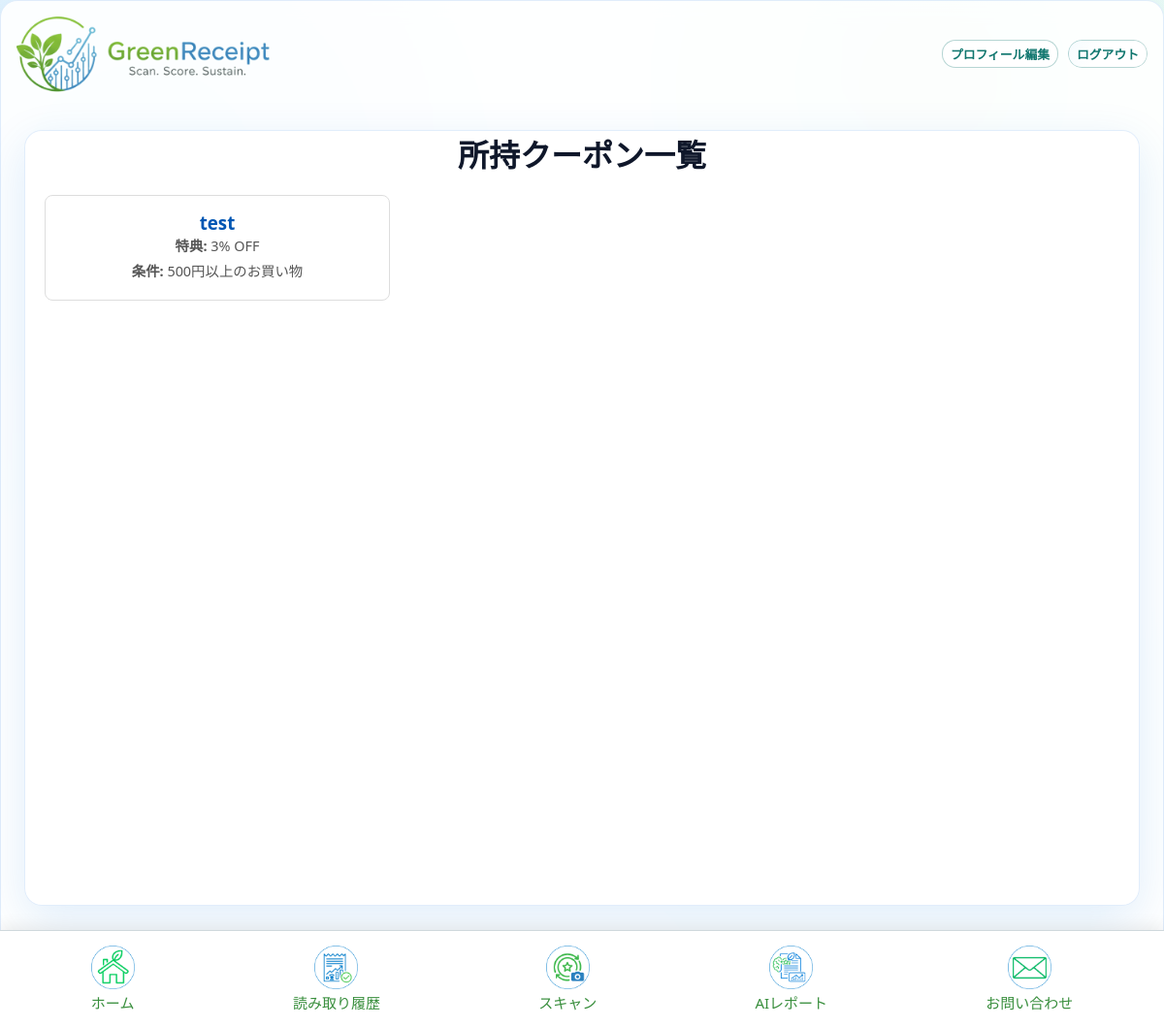
Page /coupons/ (signed in) on the committed database.
### core/models.py (models this page shows, shortened)
class Coupon(models.Model):
    TYPE_CHOICES = [
        ('percentage', '割引率'),
        ('absolute', '固定額'),
    ]
    title = models.CharField(max_length=64, verbose_name='タイトル')
    description = models.CharField(max_length=64, verbose_name='詳細')
    requirement = models.CharField(max_length=255, blank=True, verbose_name='利用条件')
    type = models.CharField(max_length=64, verbose_name='タイプ', choices=TYPE_CHOICES)
    discount_value = models.DecimalField(
        max_digits=12, decimal_places=2, verbose_name='割引量')
    available_stores = models.ManyToManyField(
        Store, verbose_name='利用可能店舗', blank=True)
    @property
    def discount_amount(self):
        if self.type == 'absolute':
            return int(self.discount_value)
        return None
    @property
    def discount_rate(self):
        if self.type == 'percentage':
            return int(self.discount_value)
        return None
    class Meta:
        verbose_name = 'クーポン'
        verbose_name_plural = 'クーポン'

### core/views.py (the view)
# urls.py: path("coupons/", views.coupon_list, name="coupon_list"),
@login_required
def coupon_list(request):
    coupons = request.user.current_coupons.all()
    return render(request, "core/coupon_list.html", {'coupons': coupons})

### core/templates/core/coupon_list.html (shortened to what this page needs)
{% extends 'core/base.html' %}
{% block content %}
<div class="container">
  <h1>所持クーポン一覧</h1>
  {% if coupons %}
    <div class="coupon-grid">
      {% for coupon in coupons %}
        <div class="coupon-card"
             data-id="{{ coupon.id }}"
             data-title="{{ coupon.title }}"
             data-description="{{ coupon.description }}"
             data-discount="{% if coupon.discount_amount %}{{ coupon.discount_amount }}円引き{% else %}{{ coupon.discount_rate }}% OFF{% endif %}"
             data-requirement="{{ coupon.requirement }}"
             data-stores="{% for store in coupon.available_stores.all %}{{ store.store_name }}{% if not forloop.last %}, {% endif %}{% endfor %}"
             data-store-ids="{% for store in coupon.available_stores.all %}{{ store.store_id }}:{{ store.store_name }}{% if not forloop.last %},{% endif %}{% endfor %}">
          <h3>{{ coupon.title }}</h3>
          <p><strong>特典:</strong> {% if coupon.discount_amount %}{{ coupon.discount_amount }}円引き{% else %}{{ coupon.discount_rate }}% OFF{% endif %}</p>
          <p><strong>条件:</strong> {{ coupon.requirement }}</p>
        </div>
      {% endfor %}
    </div>
  {% else %}
    <div class="no-coupons">
      <p>現在、所持しているクーポンはありません。</p>
    </div>
  {% endif %}
</div>
{% endblock %}

### core/static/css/style.css (style rules this page uses)
:root { --bg-1: #f3f9ff; --bg-2: #f2fff8; --panel: rgba(255, 255, 255, 0.9); --panel-strong: rgba(255, 255, 255, 0.96); --border: rgba(9, 109, 217, 0.12); --shadow: 0 14px 48px rgba(9, 109, 217, 0.12); --shadow-strong: 0 22px 60px rgba(9, 109, 217, 0.18); --text: #0f172a; --muted: #475569; --accent: #79ca69; --accent-2: #0f766e; --success: #22c55e; --danger: #ef4444; --radius-lg: 18px; --radius-md: 12px; --radius-sm: 10px; }
* { box-sizing: border-box; margin: 0; padding: 0; }
html, body { height: 100%; width: 100%; overflow-x: hidden; }
body { font-family: "Poppins", "Segoe UI", "\u30E1\u30A4\u30EA\u30AA", "Hiragino Kaku Gothic ProN", sans-serif; text-align: center; min-height: 100vh; color: var(--text); background: radial-gradient(circle at 12% 18%, rgba(14, 165, 233, 0.16), transparent 32%), radial-gradient(circle at 80% 8%, rgba(34, 197, 94, 0.12), transparent 28%), radial-gradient(circle at 76% 72%, rgba(14, 165, 233, 0.12), transparent 32%), linear-gradient(135deg, var(--bg-1), var(--bg-2)); -webkit-font-smoothing: antialiased; -moz-osx-font-smoothing: grayscale; }
.container { width: 100%; max-width: 420px; margin: 0 auto; background: var(--panel); backdrop-filter: blur(10px); border: 1px solid var(--border); border-radius: 0; min-height: 100vh; flex-direction: column; justify-content: flex-start; padding-bottom: calc(var(--nav-h, 64px) + env(safe-area-inset-bottom)); animation: fadeUp 0.5s ease-out; box-shadow: var(--shadow); }
@media (min-width: 768px) { .container { max-width: 960px; border-radius: var(--radius-lg); } }
:root { --nav-h: 100px; }
main p { font-size: 15px; color: var(--muted); font-weight: 500; }
.container, .wrapper, main, form { max-width: 100%; }
.coupon-grid { display: grid; grid-template-columns: repeat(auto-fill, minmax(280px, 1fr)); gap: 20px; padding: 20px; }
.coupon-card { background-color: #fff; border: 1px solid #ddd; border-radius: 8px; padding: 15px; cursor: pointer; transition: box-shadow 0.3s ease, filter 0.3s ease, opacity 0.3s ease; display: flex; flex-direction: column; justify-content: space-between; position: relative; }
.coupon-card h3 { margin-top: 0; color: #0056b3; }
.coupon-card p { color: #555; font-size: 0.9em; margin-bottom: 5px; }

### rows in the picture
Coupon: title "test", discount_rate "3", requirement "500円以上のお買い物"
